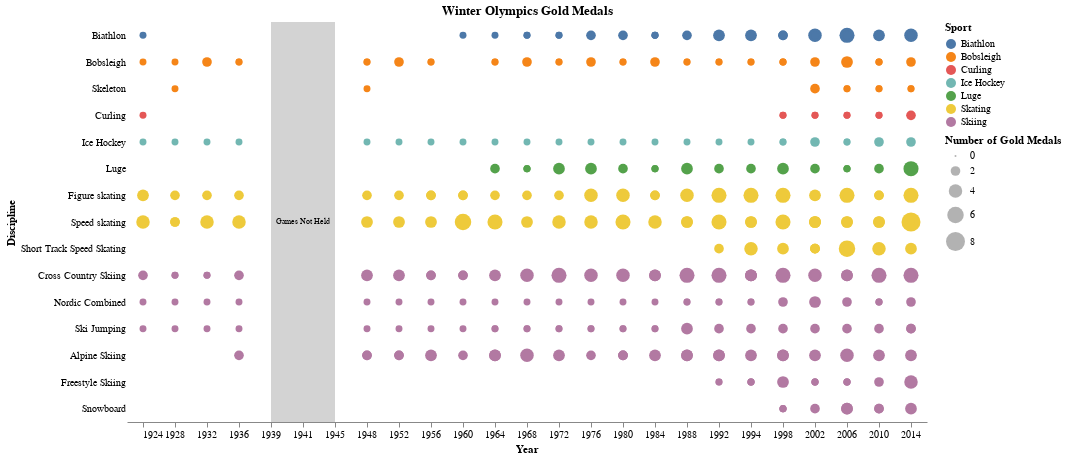

The notebook cell this image was saved under:
### Code cell
# Filter the data to show only gold medals
gold_medals = medals_df_grouped[medals_df_grouped['Medal'] == 'Gold']

# Create a basic bubble chart
bubble_chart = alt.Chart(gold_medals).mark_circle(opacity=1).encode(
    x=alt.X('year(Year):T', title='Year'),  # Use year from the Year datetime
    y=alt.Y('Discipline:N', title='Discipline',  # Discipline on the Y-axis
        sort=alt.EncodingSortField(field='Sport', order='ascending')).axis(domain=False, ticks=False),  # Sort disciplines by Sport
    size=alt.Size('Count:Q', title='Number of Gold Medals').legend(symbolOpacity=0.3),  # Size based on the number of gold medals
    color=alt.Color('Sport:N', title='Sport'),  # Color by Sport
    tooltip=[  # Tooltip with all the relevant details
        alt.Tooltip('City:N', title='City'),
        alt.Tooltip('Sport:N', title='Sport'),
        alt.Tooltip('Discipline:N', title='Discipline'),
        alt.Tooltip('Country:N', title='Country'),
        alt.Tooltip('Count:Q', title='Gold Medals')
    ]
).properties(
    width=800,
    height=400,
    title="Winter Olympics Gold Medals",
    view=alt.ViewConfig(stroke=None)
)

# Create a rectangle for the years when the Olympics were not held (1940 and 1944)
rect = alt.Chart(pd.DataFrame({
    'Year': ['1939-01-01'],
    'Year_End': ['1945-01-01'],  # End of each year range
    'Note': ['Games Not Held']
})).mark_rect(color='lightgray').encode(
    x=alt.X('year(Year):O'),
    x2=alt.X2('year(Year_End):O')
)

# Add text in the center of the rectangle
text = alt.Chart(pd.DataFrame({
    'Year': ['1941-01-01'],
    'Note': ['Games Not Held']
})).mark_text(align='center', baseline='middle', fontSize=8).encode(
    x=alt.X('year(Year):O'),
    y=alt.value(200),  # Position in the center of the chart height
    text='Note:N',
    color=alt.value('black')
)

# Combine bubble chart with the annotations
bubble_chart + rect + text

### Figure 1 — Vega-Lite specification as saved in the notebook (floating-point values rounded to 4 significant figures; data arrays with more than 128 entries replaced by an {"elided": "..."} marker saying what was removed)
{"config": {"view": {"continuousWidth": 300, "continuousHeight": 300}}, "layer": [{"data": {"name": "data-7b04319a08d58f5087c8945b46b05654"}, "mark": {"type": "circle", "opacity": 1}, "encoding": {"color": {"field": "Sport", "title": "Sport", "type": "nominal"}, "size": {"field": "Count", "legend": {"symbolOpacity": 0.3}, "title": "Number of Gold Medals", "type": "quantitative"}, "tooltip": [{"field": "City", "title": "City", "type": "nominal"}, {"field": "Sport", "title": "Sport", "type": "nominal"}, {"field": "Discipline", "title": "Discipline", "type": "nominal"}, {"field": "Country", "title": "Country", "type": "nominal"}, {"field": "Count", "title": "Gold Medals", "type": "quantitative"}], "x": {"field": "Year", "timeUnit": "year", "title": "Year", "type": "temporal"}, "y": {"axis": {"domain": false, "ticks": false}, "field": "Discipline", "sort": {"field": "Sport", "order": "ascending"}, "title": "Discipline", "type": "nominal"}}, "title": "Winter Olympics Gold Medals"}, {"data": {"name": "data-92baaa1c148e0d7508f313e4172708b6"}, "mark": {"type": "rect", "color": "lightgray"}, "encoding": {"x": {"field": "Year", "timeUnit": "year", "type": "ordinal"}, "x2": {"field": "Year_End", "timeUnit": "year"}}}, {"data": {"name": "data-b0757864123fb1e8564afcffdbb2ab1f"}, "mark": {"type": "text", "align": "center", "baseline": "middle", "fontSize": 8}, "encoding": {"color": {"value": "black"}, "text": {"field": "Note", "type": "nominal"}, "x": {"field": "Year", "timeUnit": "year", "type": "ordinal"}, "y": {"value": 200}}}], "height": 400, "view": {"stroke": null}, "width": 800, "$schema": "https://vega.github.io/schema/vega-lite/v5.20.1.json", "datasets": {"data-7b04319a08d58f5087c8945b46b05654": {"elided": "584 records"}, "data-92baaa1c148e0d7508f313e4172708b6": [{"Year": "1939-01-01", "Year_End": "1945-01-01", "Note": "Games Not Held"}], "data-b0757864123fb1e8564afcffdbb2ab1f": [{"Year": "1941-01-01", "Note": "Games Not Held"}]}}
